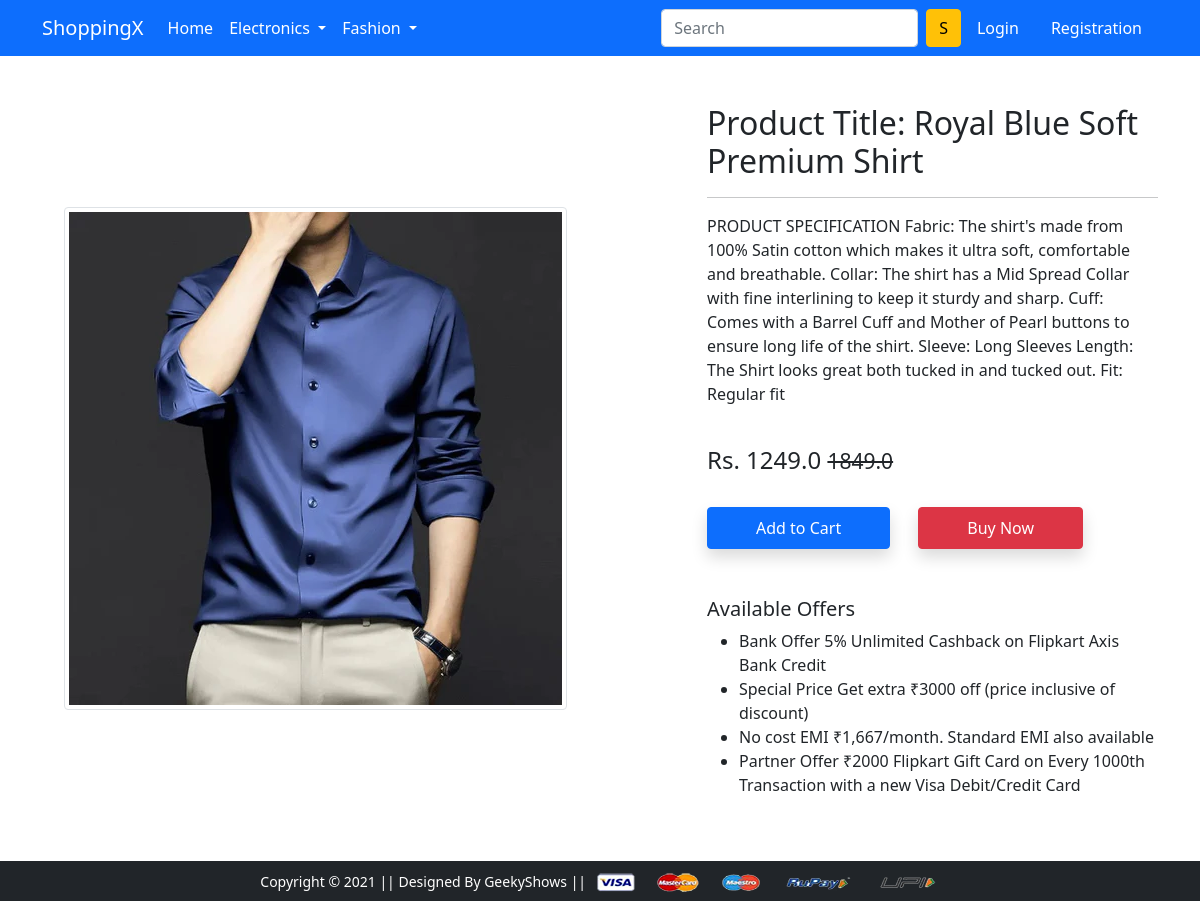
Page /product-detail/3 on the committed database.
### app/models.py (models this page shows, shortened)
class Product(models.Model):
    title = models.CharField(max_length = 100)
    selling_price = models.FloatField()
    discounted_price = models.FloatField()
    description = models.TextField()
    brand = models.CharField(max_length = 100)
    category = models.CharField(choices = CATEGORY_CHOICES, max_length = 3)
    product_image = models.ImageField(upload_to = 'productimg')

### app/views.py (the view)
# urls.py: path('product-detail/<int:pk>', views.ProductDetailView.as_view(), name='product-detail'),
class ProductDetailView(View):
  def get(self, request, pk):
    product = Product.objects.get(pk=pk)
    return render(request, 'app/productdetail.html', {'product':product})

### app/templates/app/productdetail.html (shortened to what this page needs)
{% extends 'app/base.html' %}
{% load static %}
{% block main-content %}
<div class="container my-5">
 <div class="row">
  <div class="col-sm-6 text-center align-self-center">
   <img src="{{product.product_image.url}}" alt="{{product.title}}" class="img-fluid img-thumbnail">
  </div>
  <div class="col-sm-5 offset-sm-1">
   <h2>Product Title: {{product.title}}</h2>
   <hr>
   <p>{{product.description}}</p> <br>
   <h4>Rs. {{product.discounted_price}} <small class="fw-light text-decoration-line-through">{{product.selling_price}}</small></h4> <br>
   <a href="{% url 'add-to-cart' %}" class="btn btn-primary shadow px-5 py-2">Add to Cart</a>
   <a href="{% url 'buy-now' %}" class="btn btn-danger shadow px-5 py-2 ms-4">Buy Now</a>
   <h5 class="mt-5">Available Offers</h5>
   <ul>
    <li>Bank Offer 5% Unlimited Cashback on Flipkart Axis Bank Credit</li>
    <li>Special Price Get extra ₹3000 off (price inclusive of discount)</li>
    <li>No cost EMI ₹1,667/month. Standard EMI also available</li>
    <li>Partner Offer ₹2000 Flipkart Gift Card on Every 1000th Transaction with a new Visa Debit/Credit Card</li>
   </ul>
  </div>
 </div>
</div>
{% endblock main-content %}

### rows in the picture
Product: product_image (picture), title "Royal Blue Soft Premium Shirt", description "PRODUCT SPECIFICATION Fabric: The shirt's made from 100% Satin cotton which makes it ultra soft, comfortable and breathable. Collar: The shirt has a Mid Spread Collar with fine interlining to keep it sturdy and sharp. Cuff: Comes with a Barrel Cuff and Mother of Pearl buttons to ensure long life of the shirt. Sleeve: Long Sleeves Length: The Shirt looks great both tucked in and tucked out. Fit: Regular fit", discounted_price "1249.0", selling_price "1849.0"
